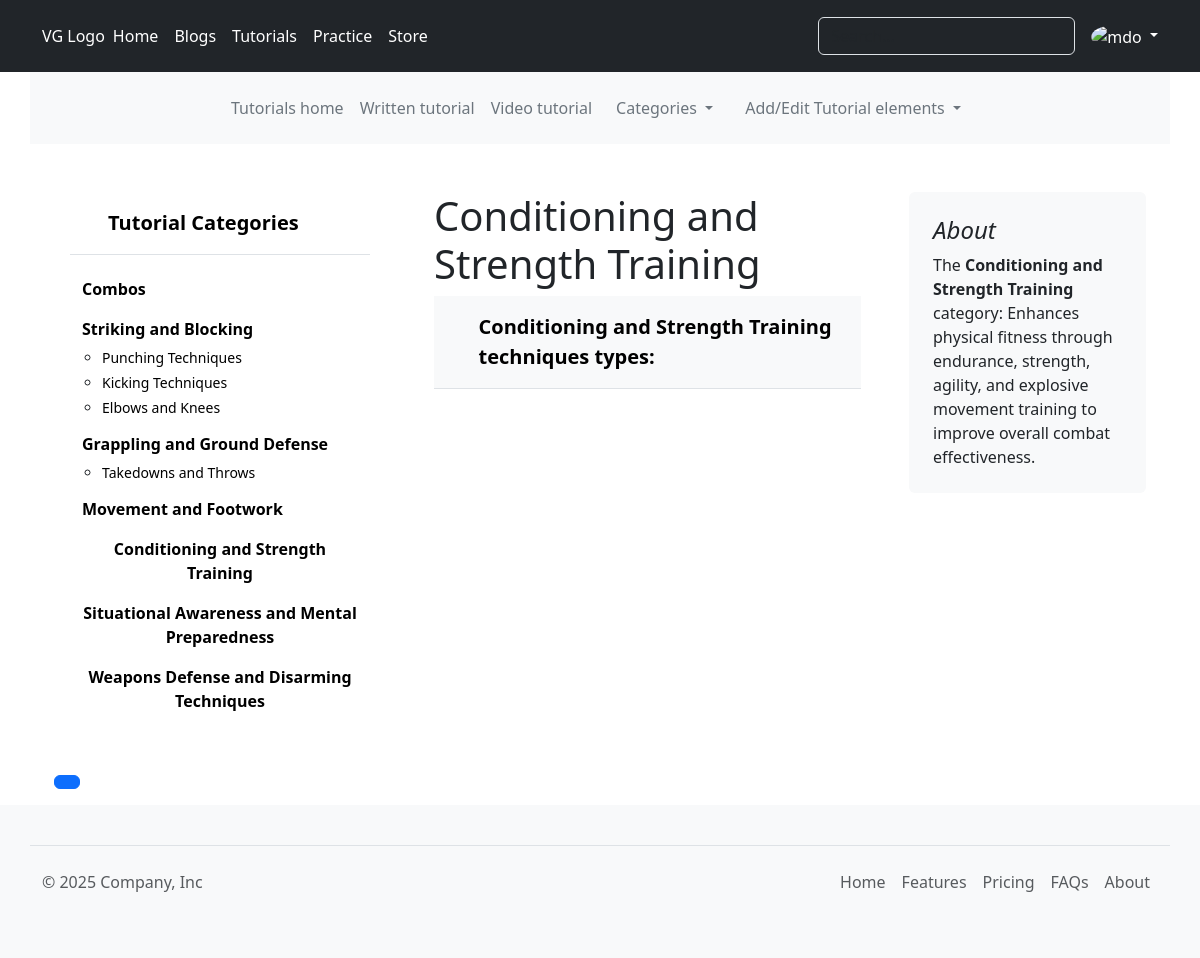
The app's page /tutorials/written/category/4 (signed in) with its own data.
### tutorials/models.py (models this page shows, shortened)
class AddedElement(models.Model):
    name = models.CharField(max_length=150)
    slug = models.SlugField(unique=True)
    creation_date = models.DateTimeField(auto_now_add=True)
    update_date = models.DateTimeField(auto_now=True)
    class Meta:
        abstract = True

class Category(AddedElement):
    description = models.CharField(max_length=250)
    added_by= models.ForeignKey(User, on_delete=models.PROTECT,
                                related_name='tutorials_category_added_by')
    def __str__(self):
        return self.name

class SubCategory(AddedElement):
    description = models.CharField(max_length=250)
    proper_execution = models.TextField()
    category = models.ForeignKey(Category, on_delete=models.SET_NULL, null=True,
                                related_name='subcategories')
    added_by= models.ForeignKey(User, on_delete=models.PROTECT,
                                related_name='tutorials_subcategory_added_by')

### tutorials/views.py (the view)
# urls.py: path("written/category/<int:pk>", views.SingleCategoryTTutorial.as_view(), name="tttutorial_single_category"),
class SingleCategoryTTutorial(DetailView):
    model = Category
    template_name = 'tutorials/TT_single_cat.html'
    def get_context_data(self, **kwargs):
        current_sub_category = SubCategory.objects.filter(category__id=self.kwargs['pk'])  # Fetches the subcategory for the current category's id
        category_list = Category.objects.all() # Fetches the subcategory for the current category's id
        context = super(SingleCategoryTTutorial, self).get_context_data(**kwargs)
        context['current_sub_category'] = current_sub_category
        context['category_list'] = category_list
        return context

### templates/tutorials/TT_single_cat.html (shortened to what this page needs)
{% extends 'base.html' %}
{% block content %}
    <main class="container">
        <br>
        <div class="row g-5 justify-content-between">
        {% include 'tutorials/_tut_side_cat.html' %}
          <div class="col-md-5">
            <h1>
              {{category}}
            </h1>
            <div class="d-flex flex-column align-items-stretch flex-shrink-0 bg-body-tertiary">
                <div class="d-flex align-items-center flex-shrink-0 p-3 link-body-emphasis text-decoration-none border-bottom">
                  <svg class="bi pe-none me-2" width="30" height="24"><use xlink:href="#bootstrap"/></svg>
                  <span class="fs-5 fw-semibold">{{category}} techniques types:</span>
                </div>
              </div>
          </div>
          <div class="col-md-3">
            <div class="position-sticky" style="top: 2rem;">
              <div class="p-4 mb-3 bg-body-tertiary rounded">
                <h4 class="fst-italic">About</h4>
                <p class="mb-0">The <strong>{{category}}</strong> category: {{category.description}}</p>
              </div>
            </div>
          </div>
        </div>
      </main>
    </div>
    {% endblock content %}

### templates/partials/_header.html (shortened to what this page needs)
<header class="p-3 text-bg-dark">
  <div class="container">
    <div class="d-flex flex-wrap align-items-center justify-content-center justify-content-lg-start">
      <a href="/" class="d-flex align-items-center mb-2 mb-lg-0 text-white text-decoration-none">
        VG Logo
      </a>
      <ul class="nav col-12 col-lg-auto me-lg-auto mb-2 justify-content-center mb-md-0" data-bs-theme="dark">
        <li><a href="#" class="nav-link px-2 text-white">Home</a></li>
        <li><a href="http://127.0.0.1:8002/" class="nav-link px-2 text-white">Blogs</a></li>
        <li><a href="{% url 'tutorials:home' %}" class="nav-link px-2 text-white">Tutorials</a></li>
        <li><a href="#" class="nav-link px-2 text-white">Practice</a></li>
        <li><a href="#" class="nav-link px-2 text-white">Store</a></li>
      </ul>
      <form class="col-12 col-lg-auto mb-3 mb-lg-0 me-lg-3" role="search">
        <input type="search" class="form-control form-control-dark text-bg-dark" placeholder="Search..." aria-label="Search">
      </form>
      {% if user.is_authenticated %}
      <div class="dropdown text-end" data-bs-theme="dark">
        <a href="#" class="d-block link-body-emphasis text-decoration-none dropdown-toggle" data-bs-toggle="dropdown" aria-expanded="false">
          <img src="https://github.com/mdo.png" alt="mdo" width="32" height="32" class="rounded-circle">
        </a>
      </div>
      {% endif %}
    </div>
  </div>
</header>
<div class="container bg-body-tertiary">
    <header class="d-flex justify-content-center py-3">
      <ul class="nav col-12 col-md-auto mb-2 justify-content-center mb-md-0">
        <li><a href="{% url 'tutorials:home' %}" class="nav-link px-2 text-secondary">Tutorials home</a></li>
        <li><a href="{% url 'tutorials:tttutorial' %}" class="nav-link px-2 text-secondary">Written tutorial</a></li>
        <li><a href="{% url 'tutorials:vtutorial' %}" class="nav-link px-2 text-secondary">Video tutorial</a></li>
        {% if category_list%}
          <li class="nav-item dropdown">
            <a class="nav-link dropdown-toggle text-secondary" href="#" role="button" data-bs-toggle="dropdown" aria-expanded="false">
              Categories
            </a>
          </li>
        {% else %}
        <li class="nav-item">
          <a class="nav-link text-secondary" href="#">Categories</a>
        </li>
        {% endif %}
      {% for group in user.groups.all%}
        {% if "Blog manager" or "Manager" in group.name %}
          <li class="nav-item dropdown">
            <a class="nav-link dropdown-toggle text-secondary" href="#" role="button" data-bs-toggle="dropdown" aria-expanded="false">
              Add/Edit Tutorial elements
            </a>
          </li>
        {% endif %}
      {% endfor %}
      </ul>
    </header>
  </div>

### templates/tutorials/_tut_side_cat.html (shortened to what this page needs)
        <div class="col-md-4">
              <div class="flex-shrink-0 p-3">
                <a href="{% url 'tutorials:ttutorial_all_category' %}" class="d-flex align-items-center pb-3 mb-3 link-body-emphasis text-decoration-none border-bottom">
                  <svg class="bi pe-none me-2" width="30" height="24"><use xlink:href="#bootstrap"/></svg>
                  <span class="fs-5 fw-semibold">Tutorial Categories</span>
                </a>
                <ul class="list-unstyled ps-0">
                  <li class="mb-1">
                    <button class="btn d-inline-flex align-items-center rounded border-0  fw-semibold">
                      <a href="{% url 'tutorials:ttutorial_all_combo'%}" class="link-body-emphasis d-inline-flex text-decoration-none rounded">
                        Combos
                      </a>
                    </button>
                  </li>
                  {% for category in category_list %}
                  <li class="mb-1">
                    <button class="btn btn-toggle d-inline-flex align-items-start rounded border-0 collapsed fw-semibold" data-bs-toggle="collapse" data-bs-target="#home-collapse" aria-expanded="true">
                      <a href="{% url 'tutorials:tttutorial_single_category' category.pk %}" class="link-body-emphasis d-inline-flex text-decoration-none rounded">
                        {{category.name}}
                      </a>
                    </button>
                    {% for subcategory in category.subcategories.all %}
                      <div class="collapse show" id="home-collapse">
                        <ul class="btn-toggle-nav fw-normal pb-1 small">
                          <li><a href="{% url 'tutorials:tttutorial_single_subcategory' subcategory.pk %}" class="link-body-emphasis d-inline-flex text-decoration-none rounded">{{subcategory.name}}</a></li>
                        </ul>
                      </div>
                    {% endfor %}
                  </li>
                  {% endfor %}
                </ul>
              </div>
              <br>
          {% if page_obj.paginator.num_pages == 1%}
          {% else%}
          <div class="pagination">
              <nav aria-label="...">
                  <ul class="pagination">
                    <li class="page-item active" aria-current="page">
                      <a class="page-link" href="#">{{ page_obj.number }}</a>
                    </li>
                  </ul>
                </nav>
          </div>
          {% endif %}
        </div>

### records on screen
Category: name "Striking and Blocking"
SubCategory: name "Punching Techniques"
SubCategory: name "Kicking Techniques"
SubCategory: name "Elbows and Knees"
Category: name "Grappling and Ground Defense"
SubCategory: name "Takedowns and Throws"
Category: name "Movement and Footwork"
Category: name "Conditioning and Strength Training", description "Enhances physical fitness through endurance, strength, agility, and explosive movement training to improve overall combat effectiveness."
Category: name "Situational Awareness and Mental Preparedness"
Category: name "Weapons Defense and Disarming Techniques"
